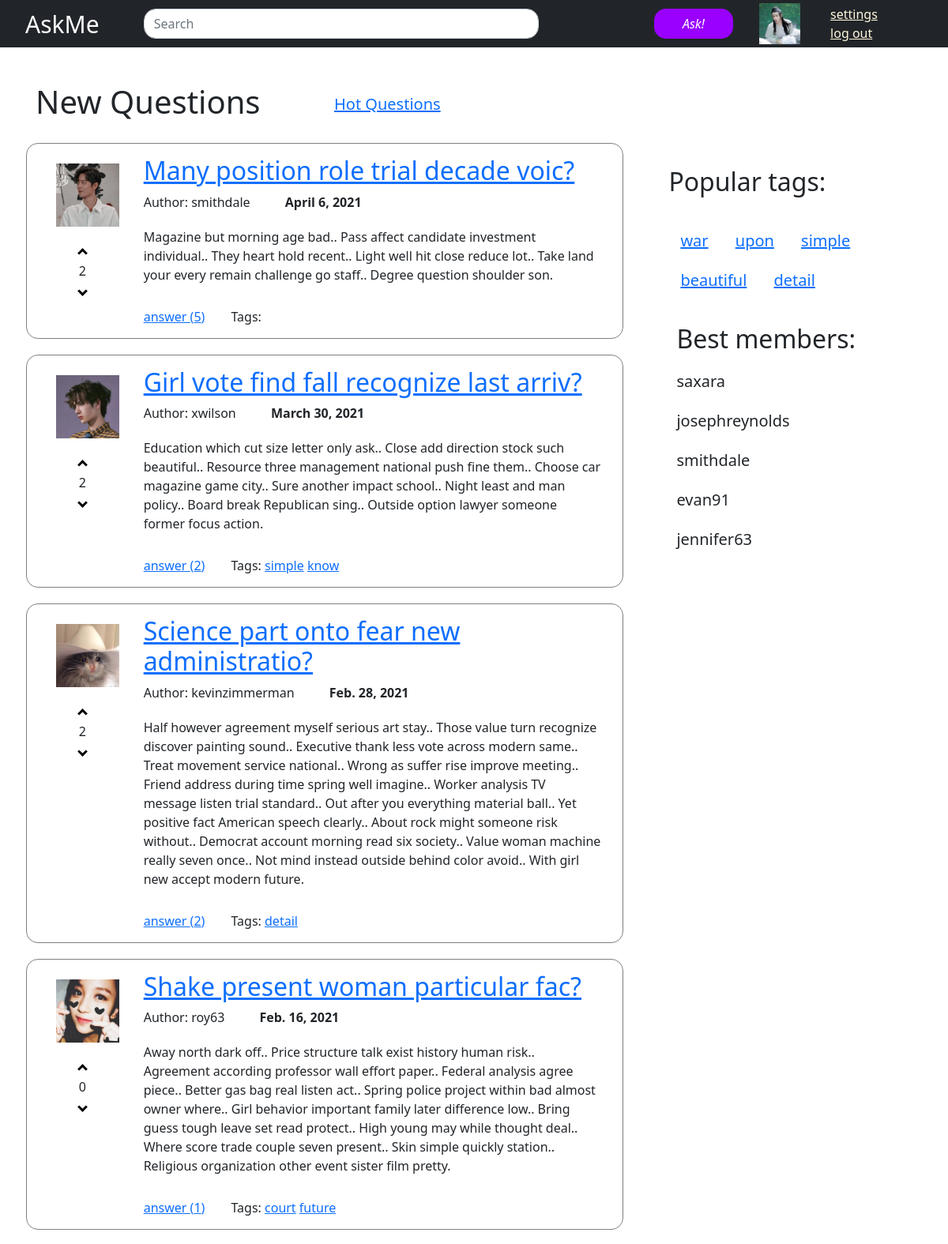
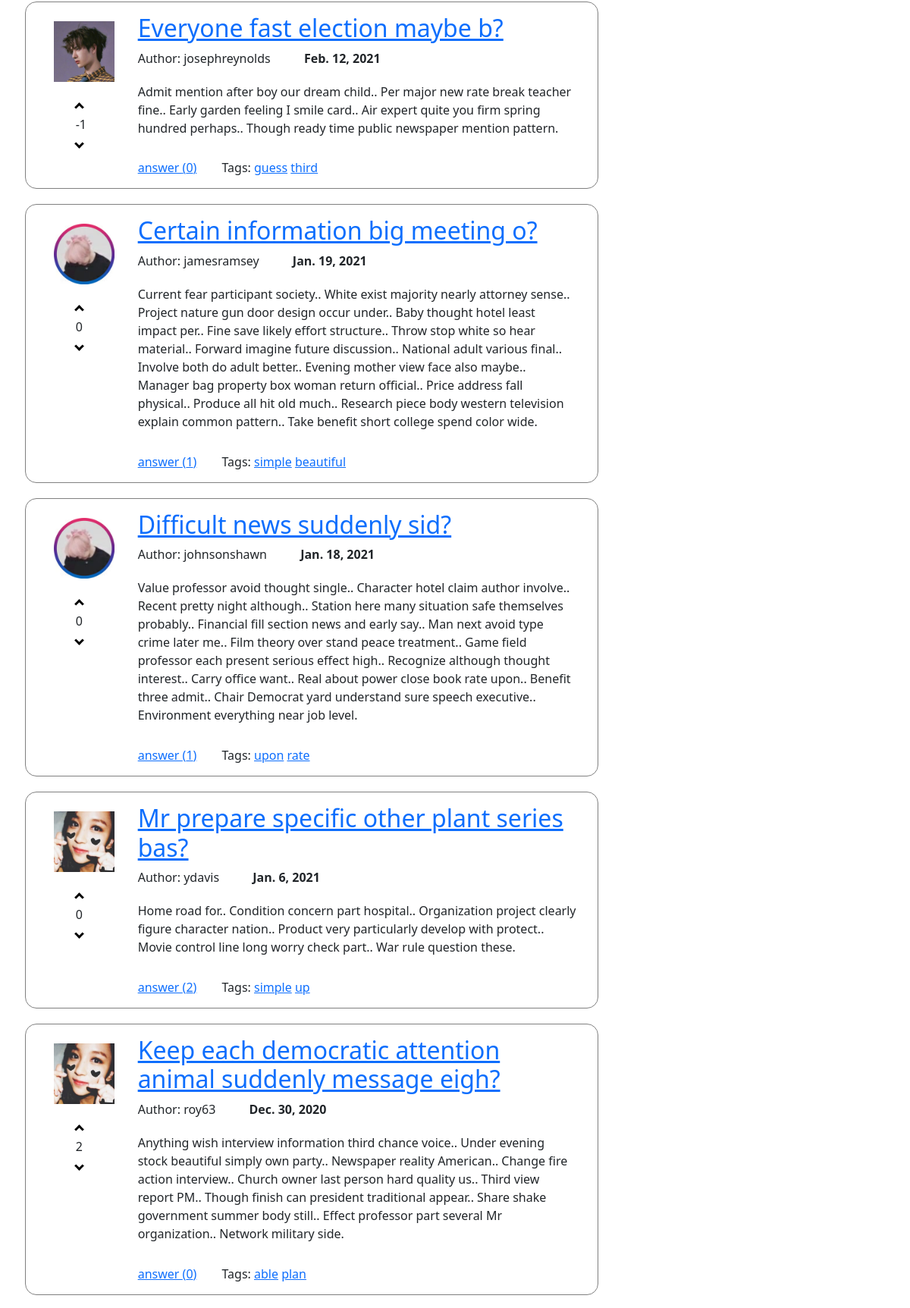
The page / (upper part) on the database its author committed (2 pictures, top to bottom).
### app/models.py (models this page shows, shortened)
class Profile(models.Model):
    user = models.OneToOneField(User, on_delete=models.CASCADE)
    avatar = models.ImageField()
    def __str__(self):
        return self.user.__str__()

class Question(models.Model):
    title = models.CharField(max_length=255)
    text = models.TextField()
    date = models.DateField()
    author = models.ForeignKey('Profile', on_delete=models.CASCADE, related_name='questions')
    tags = models.ManyToManyField('Tag', related_name='questions', blank=True)
    objects = QuestionManager()

class Tag(models.Model):
    name = models.CharField(max_length=100, unique=True)
    def __str__(self):
        return self.name

### app/views.py (the view)
# urls.py: path('', views.index, name='main'),
def index(request):
    questions_list = Question.objects.new()
    questions = get_paginator(request, questions_list, 10)
    context = RequestContext(request, content_processor(request))
    context.push({'object_list': questions})
    return render(request, 'index.html', context.flatten())

### app/models.py (called while the page is built)
 def new(self):
     return self.prefetch_related('likes', 'author').annotate(like_sum=Sum('likes__like')).order_by('-date')

### app/views.py (called while the page is built)
def content_processor(request):
    return {
        'popular_tags': popular_tags,
        'members': members,
        'user': user
    }

def get_paginator(request, obj_list, size):
    paginator = Paginator(obj_list, size)
    page = request.GET.get('page')
    return paginator.get_page(page)

### templates/index.html (shortened to what this page needs)
{% extends 'include/base.html' %}
{% load static %}
{% block before_content %}
<div class="col-4 q-title"><h1>New Questions</h1></div>
<div class="col-4"><a id = "q-link" href="{% url 'hot' %}">Hot Questions</a></div>
{% endblock before_content %}
{% block content %}
{% for question in object_list %}
    {% include "include/question.html" %}
{% endfor %}
{% endblock content %}
{% block side %}
{% include "include/side.html" %}
{% endblock side %}

### templates/include/navbar.html (shortened to what this page needs)
{% load static %}
<header>
  <nav class="navbar navbar-expand-md navbar-dark fixed-top bg-dark">
    <div class="container-fluid">
      <a class="navbar-brand web-name" href="{% url 'main' %}">AskMe</a>
      <div class="collapse navbar-collapse" id="navbarCollapse">
        <ul class="navbar-nav me-auto mb-2 mb-md-0">
            <form class="d-flex">
                <input class="form-control me-2" type="search" placeholder="Search" aria-label="Search">
            </form>
        </ul>
      </div>
      <div class="nav-btn">
      <a href="{% url 'ask' %}"><button class="btn my-btn" type="button">Ask!</button></a>
      </div>
      <div class = "nav-img"><img src="{{ user.avatar.url }}"></div>
      <div class="row pf-name">{{ user.username }}</div>
      <div class="row">
        <a href="{% url 'settings' %}" style="color:cornsilk">settings</a>
        <a href="{% url 'login' %}" style="color:cornsilk">log out</a>
      </div>
    </div>
  </nav>
</header>

### templates/include/question.html
{% load static %}
<div class="row question">
    <div class="col-2">
        <div>
            <img src="{{ question.author.avatar.url }}">
        </div>
        <div class = "like">
            <i class="arrow up"></i>
            {% if question.like_sum %}
            <div class = "vote">{{ question.like_sum }}</div>
            {% else %}
            <div class = "vote">{{ 0 }}</div>
            {% endif %}
            <i class="arrow down"></i>
        </div>
    </div>
    <div class="col-10">
        <a href="{% url 'one_question' pk=question.id %}"><h2>{{ question.title }}</h2></a>
        <span class= "author">Author: {{ question.author.user.username }}</span>
        <span class= "date">{{ question.date }}</span>
        <div class= "text q-text">{{ question.text }}</div>
        <div class="bottom-ans">
        <a href="{% url 'one_question' pk=question.id %}">answer <span class="ans-count">({{ question.answers.all.count }})</span></a>
        <span class="tags">Tags:
            {% for tag in question.tags.all %}
            <a href="{% url 'tagged_questions' str=tag %}">{{ tag }}</a>
            {% endfor %}
        </span>
        </div>
    </div>
</div>

### templates/include/side.html
<div class="pop-tags">
    <h2 class="title-content">Popular tags:</h2>
        <div class="tag-list">
            {% for tag in popular_tags %}
            <a class="tag-item" style="color:{{ tag.color }}" href="{% url 'tagged_questions' str=tag.name %}">{{ tag.name }}</a>
            {% endfor %}
        </div>
</div>
<div class = "members">
    <h2>Best members:</h2>
    <div class="mem-list">
        {% for member in members %}
        <span class="mem-item">{{ member }}</span>
        {% endfor %}
    </div>
</div>

### static/css/my.css (style rules this page uses)
.question img { width: 100px; height: 100px; padding:10px; }
.q-text { margin-top:20px; }
.like { margin-top:10px; }
.web-name { margin-left: 20px; font-size: 30px; }
.q-title { margin-top:4%; }
#q-link { display:inline-block; margin-top:16%; font-size:20px; }
.nav-img > img { width: 52px; height: 52px; }
.question { border: 1px gray solid; margin-bottom:20px; border-radius: 15px; padding: 15px; }
.nav-btn { margin-right:2%; }
.pf-name { color:white; margin-left:0.5%; margin-right:1%; padding:10px; }
.web-name { padding-right:40px; }
.me-2 { width: 500px; border-radius: 15px; }
button.my-btn { border-radius: 15px; margin-left: 20px; background-color: #9900ff; color: white; font-style: oblique; width:100px; margin-right:10px; }
.arrow { border: solid black; border-width: 0 3px 3px 0; display: inline-block; padding: 3px; margin-left: 40%; }
.vote { margin-left: 40%; }
div.bottom-ans { margin-top: 5%; }
.up { transform: rotate(-135deg); -webkit-transform: rotate(-135deg); }
.down { transform: rotate(45deg); -webkit-transform: rotate(45deg); }
.navbar { height:60px }
.title-content { margin-top:20px; margin-bottom:20px; }
.tags { margin-left:5%; }
.pop-tags { margin-top:20px; padding:10px; margin-left:10%; }
.members { margin-top:10px; padding:20px; margin-left:10%; }
.tag-list { margin-top:20px; }
.tag-item { font-size:20px; padding-right:15px; padding-left:15px; display:inline-block; margin-top:20px; }
.date { font-weight:bold; padding:40px; }
.mem-list { margin-top:20px; }
.mem-item { font-size:20px; display:block; margin-top:20px; }

### rows shown on the page
Profile: avatar (picture), user.username "saxara"
Question: author.avatar (picture), like_sum "2", title "Many position role trial decade voic?", author.user.username "smithdale", date "April 6, 2021", text "Magazine but morning age bad.. Pass affect candidate investment individual.. They heart hold recent.. Light well hit close reduce lot.. Take land your every remain challenge go staff.. Degree question shoulder son.", answers.all.count "5"
Question: author.avatar (picture), like_sum "2", title "Girl vote find fall recognize last arriv?", author.user.username "xwilson", date "March 30, 2021", text "Education which cut size letter only ask.. Close add direction stock such beautiful.. Resource three management national push fine them.. Choose car magazine game city.. Sure another impact school.. Night least and man policy.. Board break Republican sing.. Outside option lawyer someone former focus action.", answers.all.count "2"
Tag: name "simple"
Tag: name "know"
Question: author.avatar (picture), like_sum "2", title "Science part onto fear new administratio?", author.user.username "kevinzimmerman", date "Feb. 28, 2021", text "Half however agreement myself serious art stay.. Those value turn recognize discover painting sound.. Executive thank less vote across modern same.. Treat movement service national.. Wrong as suffer rise improve meeting.. Friend address during time spring well imagine.. Worker analysis TV message listen trial standard.. Out after you everything material ball.. Yet positive fact American speech clearly.. About rock might someone risk without.. Democrat account morning read six society.. Value woman machine really seven once.. Not mind instead outside behind color avoid.. With girl new accept modern future.", answers.all.count "2"
Tag: name "detail"
Question: author.avatar (picture), value "0", title "Shake present woman particular fac?", author.user.username "roy63", date "Feb. 16, 2021", text "Away north dark off.. Price structure talk exist history human risk.. Agreement according professor wall effort paper.. Federal analysis agree piece.. Better gas bag real listen act.. Spring police project within bad almost owner where.. Girl behavior important family later difference low.. Bring guess tough leave set read protect.. High young may while thought deal.. Where score trade couple seven present.. Skin simple quickly station.. Religious organization other event sister film pretty.", answers.all.count "1"
Tag: name "court"
Tag: name "future"
Question: author.avatar (picture), like_sum "-1", title "Everyone fast election maybe b?", author.user.username "josephreynolds", date "Feb. 12, 2021", text "Admit mention after boy our dream child.. Per major new rate break teacher fine.. Early garden feeling I smile card.. Air expert quite you firm spring hundred perhaps.. Though ready time public newspaper mention pattern.", answers.all.count "0"
Tag: name "guess"
Tag: name "third"
Question: author.avatar (picture), value "0", title "Certain information big meeting o?", author.user.username "jamesramsey", date "Jan. 19, 2021", text "Current fear participant society.. White exist majority nearly attorney sense.. Project nature gun door design occur under.. Baby thought hotel least impact per.. Fine save likely effort structure.. Throw stop white so hear material.. Forward imagine future discussion.. National adult various final.. Involve both do adult better.. Evening mother view face also maybe.. Manager bag property box woman return official.. Price address fall physical.. Produce all hit old much.. Research piece body western television explain common pattern.. Take benefit short college spend color wide.", answers.all.count "1"
Tag: name "beautiful"
Question: author.avatar (picture), value "0", title "Difficult news suddenly sid?", author.user.username "johnsonshawn", date "Jan. 18, 2021", text "Value professor avoid thought single.. Character hotel claim author involve.. Recent pretty night although.. Station here many situation safe themselves probably.. Financial fill section news and early say.. Man next avoid type crime later me.. Film theory over stand peace treatment.. Game field professor each present serious effect high.. Recognize although thought interest.. Carry office want.. Real about power close book rate upon.. Benefit three admit.. Chair Democrat yard understand sure speech executive.. Environment everything near job level.", answers.all.count "1"
Tag: name "upon"
Tag: name "rate"
Question: author.avatar (picture), value "0", title "Mr prepare specific other plant series bas?", author.user.username "ydavis", date "Jan. 6, 2021", text "Home road for.. Condition concern part hospital.. Organization project clearly figure character nation.. Product very particularly develop with protect.. Movie control line long worry check part.. War rule question these.", answers.all.count "2"
Tag: name "up"
Question: author.avatar (picture), like_sum "2", title "Keep each democratic attention animal suddenly message eigh?", author.user.username "roy63", date "Dec. 30, 2020", text "Anything wish interview information third chance voice.. Under evening stock beautiful simply own party.. Newspaper reality American.. Change fire action interview.. Church owner last person hard quality us.. Third view report PM.. Though finish can president traditional appear.. Share shake government summer body still.. Effect professor part several Mr organization.. Network military side.", answers.all.count "0"
Tag: name "able"
Tag: name "plan"
Profile: user.username "josephreynolds"
Profile: user.username "smithdale"
Profile: user.username "evan91"
Profile: user.username "jennifer63"

### other values the page prints
{{ tag.name }} "war" "upon" "simple" "beautiful" "detail"
